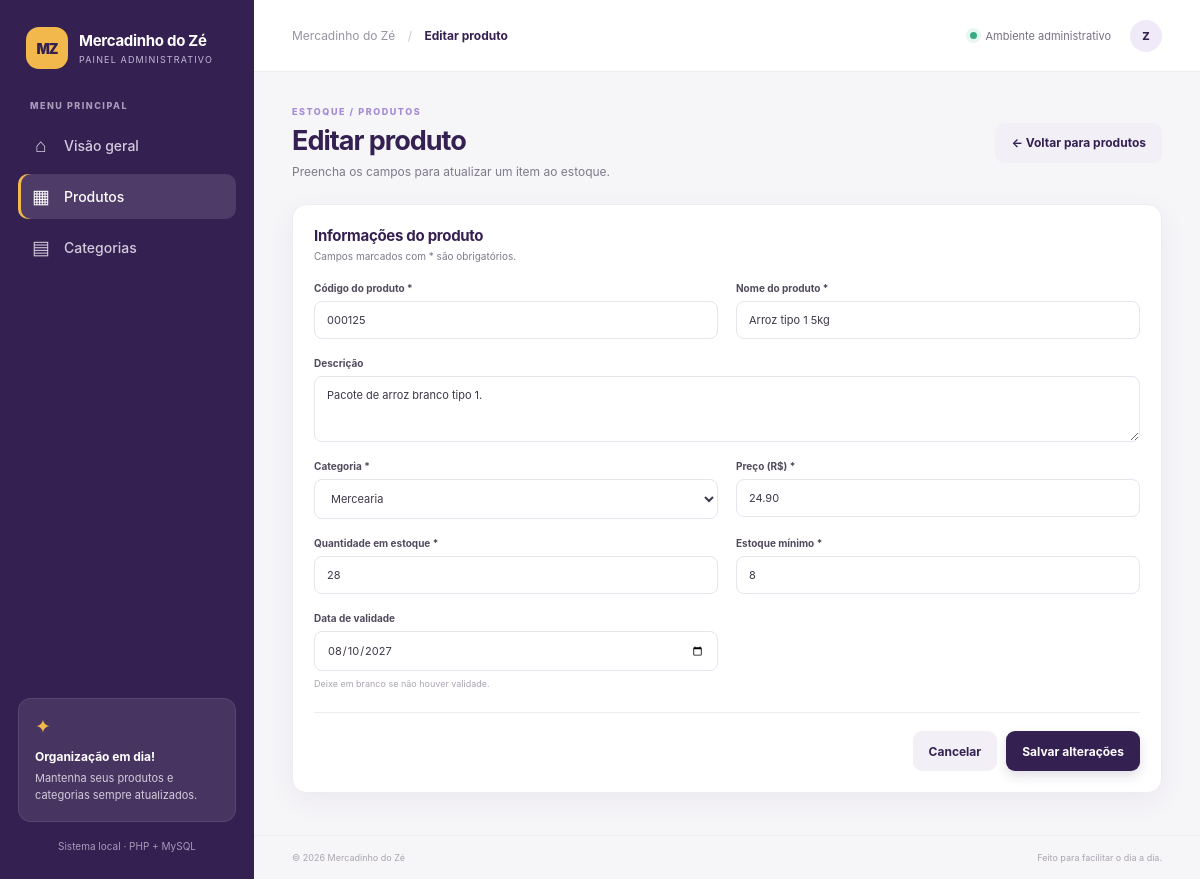
/produtos/form.php?id=1, run on the app's committed database.
### tables this page shows
CREATE TABLE IF NOT EXISTS produtos (
    id INT AUTO_INCREMENT PRIMARY KEY,
    codigo VARCHAR(30) NOT NULL UNIQUE,
    nome VARCHAR(120) NOT NULL,
    descricao TEXT NULL,
    categoria_id INT NOT NULL,
    preco DECIMAL(10,2) NOT NULL,
    estoque INT NOT NULL DEFAULT 0,
    estoque_minimo INT NOT NULL DEFAULT 0,
    validade DATE NULL,
    CONSTRAINT fk_produtos_categorias FOREIGN KEY (categoria_id)
        REFERENCES categorias(id) ON DELETE RESTRICT ON UPDATE CASCADE,
    CONSTRAINT chk_preco_positivo CHECK (preco > 0),
    CONSTRAINT chk_estoque_nao_negativo CHECK (estoque >= 0),
    CONSTRAINT chk_estoque_min_nao_negativo CHECK (estoque_minimo >= 0)
);

CREATE TABLE IF NOT EXISTS categorias (
    id INT AUTO_INCREMENT PRIMARY KEY,
    nome VARCHAR(80) NOT NULL UNIQUE,
    descricao VARCHAR(255) NULL
);

### includes/functions.php (called while the page is built, shortened)
<?php
function e($valor): string {
    return htmlspecialchars((string)($valor ?? ''), ENT_QUOTES, 'UTF-8');
}

### produtos/form.php (the view, shortened to what this page needs)
<?php
require_once __DIR__.'/../config/database.php';
$tituloPagina='Cadastro de produto';$base='../';$id=(int)($_GET['id']??0);$erros=[];
$p=['codigo'=>'','nome'=>'','descricao'=>'','categoria_id'=>'','preco'=>'','estoque'=>0,'estoque_minimo'=>0,'validade'=>''];
if($id){$st=$pdo->prepare('SELECT * FROM produtos WHERE id=?');$st->execute([$id]);$atual=$st->fetch();if(!$atual){flash('error','Produto não encontrado.');header('Location: index.php');exit;}$p=$atual;$tituloPagina='Editar produto';}
$categorias=$pdo->query('SELECT id,nome FROM categorias ORDER BY nome')->fetchAll();
require __DIR__.'/../includes/header.php';
?>
<div class="welcome-row"><div><div class="eyebrow">ESTOQUE / PRODUTOS</div><h1><?= $id?'Editar produto':'Novo produto' ?></h1><p class="muted">Preencha os campos para <?= $id?'atualizar':'adicionar' ?> um item ao estoque.</p></div><a class="btn btn-light" href="index.php">← Voltar para produtos</a></div>
<section class="panel form-panel"><div class="panel-heading"><div><h2>Informações do produto</h2><p>Campos marcados com * são obrigatórios.</p></div></div>
<form method="post" class="data-form"><input type="hidden" name="csrf_token" value="<?= e(csrfToken()) ?>"><div class="form-grid">
<div class="field"><label>Código do produto *</label><input name="codigo" maxlength="30" required value="<?= e($p['codigo']) ?>" placeholder="Ex.: 000125"></div>
<div class="field"><label>Nome do produto *</label><input name="nome" maxlength="120" required value="<?= e($p['nome']) ?>" placeholder="Ex.: Arroz tipo 1 5kg"></div>
<div class="field full"><label>Descrição</label><textarea name="descricao" rows="3" placeholder="Informações adicionais sobre o produto..." ><?= e($p['descricao']) ?></textarea></div>
<div class="field"><label>Categoria *</label><select name="categoria_id" required><option value="">Selecione uma categoria</option><?php foreach($categorias as $c): ?><option value="<?= $c['id'] ?>" <?= (int)$p['categoria_id']===(int)$c['id']?'selected':'' ?>><?= e($c['nome']) ?></option><?php endforeach; ?></select></div>
<div class="field"><label>Preço (R$) *</label><input type="number" name="preco" min="0.01" step="0.01" required value="<?= e($p['preco']) ?>" placeholder="0,00"></div>
<div class="field"><label>Quantidade em estoque *</label><input type="number" name="estoque" min="0" step="1" required value="<?= e($p['estoque']) ?>"></div>
<div class="field"><label>Estoque mínimo *</label><input type="number" name="estoque_minimo" min="0" step="1" required value="<?= e($p['estoque_minimo']) ?>"></div>
<div class="field"><label>Data de validade</label><input type="date" name="validade" value="<?= e($p['validade']) ?>"><small>Deixe em branco se não houver validade.</small></div>
</div><div class="form-actions"><a class="btn btn-light" href="index.php">Cancelar</a><button class="btn btn-primary" type="submit" <?= !$categorias?'disabled':'' ?>><?= $id?'Salvar alterações':'Cadastrar produto' ?></button></div></form></section>
<?php require __DIR__.'/../includes/footer.php'; ?>

### assets/style.css (style rules this page uses)
:root { --roxo:#352052;--lilas:#A58AD6;--verde:#168A91;--amarelo:#F2B84B;--rosa:#D9536F;--cinza:#DCE3E8;--ink:#272333;--muted:#7e7a89;--surface:#fff;--bg:#f6f5f8;--line:#eeebf1;--shadow:0 8px 28px rgba(53,32,82,.055) }
* { box-sizing:border-box }
body { margin:0;background:var(--bg);color:var(--ink);font-family:Inter,ui-sans-serif,system-ui,-apple-system,"Segoe UI",sans-serif;font-size:14px }
a { color:inherit;text-decoration:none }
button,input,select,textarea { font:inherit }
.welcome-row { display:flex;align-items:center;justify-content:space-between;gap:20px;margin-bottom:25px }
.eyebrow { font-size:9px;font-weight:800;letter-spacing:1.55px;color:var(--lilas);margin-bottom:7px }
.welcome-row h1 { font-size:27px;letter-spacing:-1px;margin:0;color:var(--roxo) }
.muted { color:var(--muted);margin:7px 0 0;font-size:12px }
.btn { border:0;border-radius:9px;min-height:40px;padding:0 16px;display:inline-flex;align-items:center;justify-content:center;gap:7px;font-size:12px;font-weight:750;cursor:pointer;transition:.2s }
.btn-primary { background:var(--roxo);color:#fff;box-shadow:0 5px 12px rgba(53,32,82,.15) }
.btn-light { background:#f2eff6;color:var(--roxo) }
.stat-card,.panel { background:#fff;border:1px solid var(--line);border-radius:14px;box-shadow:var(--shadow) }
.panel { padding:21px }
.panel-heading { display:flex;align-items:center;justify-content:space-between;gap:12px;margin-bottom:18px }
.panel-heading h2 { font-size:15px;color:var(--roxo);margin:0;letter-spacing:-.3px }
.panel-heading p { font-size:10px;color:var(--muted);margin:5px 0 0 }
.form-panel { max-width:900px }
.data-form { padding-top:2px }
.form-grid { display:grid;grid-template-columns:1fr 1fr;gap:18px }
.field { display:flex;flex-direction:column;gap:7px }
.field.full { grid-column:1/-1 }
.field label { font-size:10px;font-weight:750;color:#514a5c }
.field input,.field select,.field textarea { width:100%;border:1px solid #e8e4ed;border-radius:8px;padding:11px 12px;outline:0;color:#3d3748;background:#fff;font-size:11px;transition:.2s }
.field textarea { resize:vertical }
.field small { font-size:9px;color:#aaa4b0 }
.form-actions { display:flex;justify-content:flex-end;gap:9px;border-top:1px solid var(--line);margin-top:23px;padding-top:18px }

### data on the page
produtos: codigo "000125", nome "Arroz tipo 1 5kg", descricao "Pacote de arroz branco tipo 1.", categoria_id "Mercearia", preco "24.90", estoque "28", estoque_minimo "8", validade "08/10/2027"

### other printed values
$tituloPagina "Editar produto"
